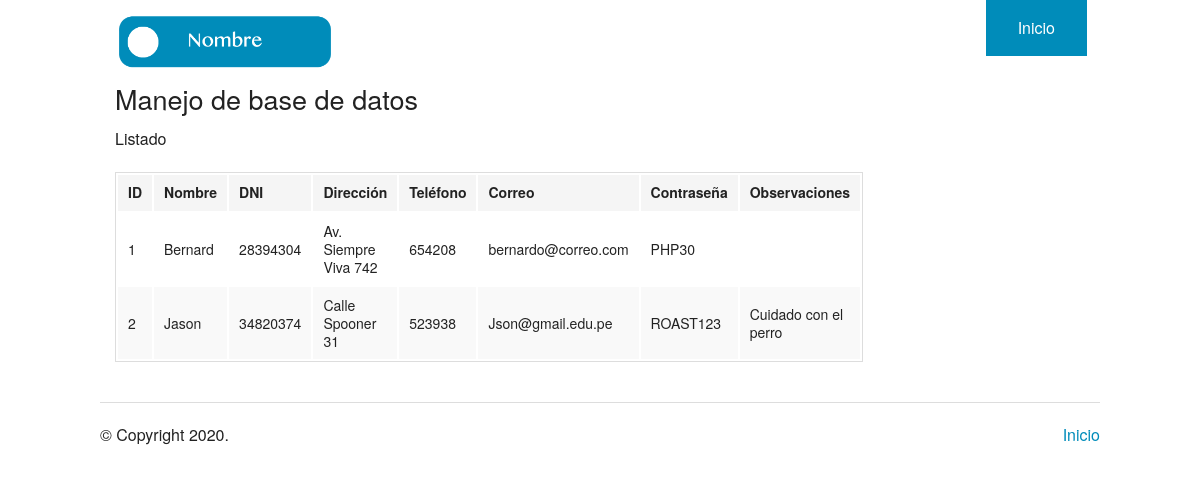
The page / on the database its author committed.
### tables this page shows
CREATE TABLE `user` (
  `id` int(11) NOT NULL,
  `email` varchar(254) NOT NULL,
  `password` varchar(254) NOT NULL,
  `nombre` varchar(100) NOT NULL,
  `dni` int(11) NOT NULL,
  `direccion` varchar(254) NOT NULL,
  `telefono` int(11) NOT NULL,
  `observaciones` varchar(254) DEFAULT NULL
);

### db/database_utilities.php (called while the page is built, shortened)
<?php
    $mysqli = new mysqli(DB_HOST,DB_USER,DB_PASSWORD,DB_DATABASE);
    function run_query(){
        global $mysqli, $result;
        $sql = 'SELECT * FROM user';
        return $mysqli->query($sql);
    }
?>

### utilities.php (called while the page is built, shortened)
<?php
function say_year()
{
  return date('Y');
}

### index.php (the view, shortened to what this page needs)
<?php
  include_once('utilities.php');
  include_once('db/database_utilities.php');
  $result = run_query();
?>
<!doctype html>
<html class="no-js" lang="en">
  <head>
    <link rel="stylesheet" href="./css/foundation.css" />
  </head>
  <body>
    <?php require_once('header.php'); ?>
    <div class="row">
      <div class="large-9 columns">
        <h3>Manejo de base de datos</h3>
          <p>Listado</p>
        <div class="section-container tabs" data-section>
          <section class="section">
            <div class="content" data-slug="panel1">
              <table>
                <thead>
                  <tr>
                    <th width="50">ID</th>
                    <th width="100">Nombre</th>
                    <th width="50">DNI</th>
                    <th>Dirección</th>
                    <th width="50">Teléfono</th>
                    <th>Correo</th>
                    <th width="150">Contraseña</th>
                    <th>Observaciones</th>
                  </tr>
                </thead>
                <tbody>
                  <?php
                    while ($user = $result->fetch_assoc()){
                  ?>
                  <tr>
                      <td><?php echo $user['id']; ?></td>
                      <td><?php echo $user['nombre']; ?></td>
                      <td><?php echo $user['dni']; ?></td>
                      <td><?php echo $user['direccion']; ?></td>
                      <td><?php echo $user['telefono']; ?></td>
                      <td><?php echo $user['email']; ?></td>
                      <td><?php echo $user['password']; ?></td>
                      <td><?php echo $user['observaciones']; ?></td>
                  </tr>
                  <?php
                    }
                  ?>
                </tbody>
              </table>
            </div>
          </section>
        </div>
      </div>
    <?php require_once('footer.php'); ?>

### header.php (shortened to what this page needs)
<!doctype html>
<html class="no-js" lang="en">
  <head>
    <link rel="stylesheet" href="./css/foundation.css" />
  </head>
  <body>
<div class="row">
      <div class="large-3 columns">
        <h1><img src="./img/logo.png"/></h1>
      </div>
      <div class="large-9 columns">
        <ul class="right button-group">
          <li><a href="./index.php" class="button">Inicio</a></li>
        </ul>
      </div>
    </div>

### footer.php (shortened to what this page needs)
<footer class="row">
      <div class="large-12 columns">
        <hr/>
        <div class="row">
          <div class="large-6 columns">
            <p>&copy; Copyright <?php echo say_year(); ?>.</p>
          </div>
          <div class="large-6 columns">
            <ul class="inline-list right">
              <li><a href="./index.php">Inicio</a></li>
            </ul>
          </div>
        </div>
      </div>
    </footer>
  </body>
</html>

### rows shown on the page
user: id "1", nombre "Bernard", dni "28394304", direccion "Av. Siempre Viva 742", telefono "654208", email "bernardo@correo.com", password "PHP30"
user: id "2", nombre "Jason", dni "34820374", direccion "Calle Spooner 31", telefono "523938", email "Json@gmail.edu.pe", password "ROAST123", observaciones "Cuidado con el perro"

### other values the page prints
say_year() "2020"
